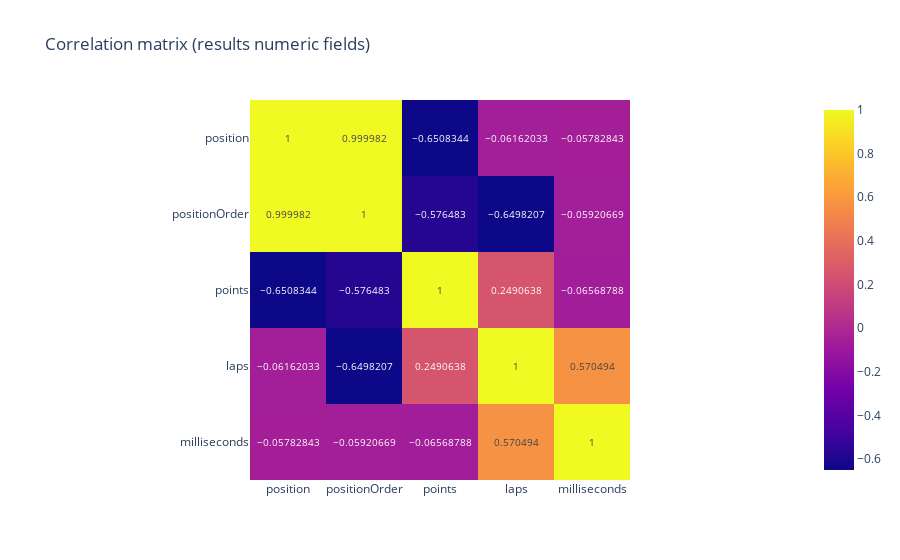

Notebook source saved alongside this figure:
### Code cell
available = [c for c in numeric_cols if c in results_clean.columns]

corr = results_clean[available].corr()
fig = px.imshow(corr, text_auto=True, title='Correlation matrix (results numeric fields)')
fig.show()

### Figure 1 — Plotly figure (JSON) as saved in the notebook; plotly's stock layout.template omitted (floating-point values rounded to 4 significant figures)
{"data": [{"coloraxis": "coloraxis", "hovertemplate": "x: %{x}<br>y: %{y}<br>color: %{z}<extra></extra>", "name": "0", "texttemplate": "%{z}", "type": "heatmap", "x": ["position", "positionOrder", "points", "laps", "milliseconds"], "xaxis": "x", "y": ["position", "positionOrder", "points", "laps", "milliseconds"], "yaxis": "y", "z": [[1.0, 1.0, -0.6508, -0.06162, -0.05783], [1.0, 1.0, -0.5765, -0.6498, -0.05921], [-0.6508, -0.5765, 1.0, 0.2491, -0.06569], [-0.06162, -0.6498, 0.2491, 1.0, 0.5705], [-0.05783, -0.05921, -0.06569, 0.5705, 1.0]]}], "layout": {"coloraxis": {"colorscale": [[0, "#0d0887"], [0.1111, "#46039f"], [0.2222, "#7201a8"], [0.3333, "#9c179e"], [0.4444, "#bd3786"], [0.5556, "#d8576b"], [0.6667, "#ed7953"], [0.7778, "#fb9f3a"], [0.8889, "#fdca26"], [1, "#f0f921"]]}, "title": {"text": "Correlation matrix (results numeric fields)"}, "xaxis": {"anchor": "y", "constrain": "domain", "domain": [0, 1], "scaleanchor": "y"}, "yaxis": {"anchor": "x", "autorange": "reversed", "constrain": "domain", "domain": [0, 1]}}}
